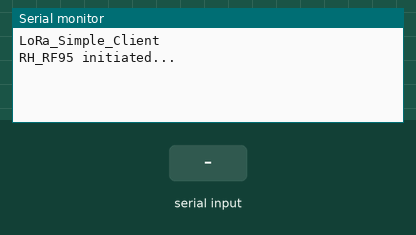
The sketch below on a simulated Arduino Uno, built with avr-gcc and run on an emulated ATmega328P. On the bench: the last lines printed to the serial monitor. The test bench sets the inputs (shaded band). No radio packets arrive unless stated.

Above: at 1.2 s.
1.3 s: "1" received over Serial
At 1.8 s:
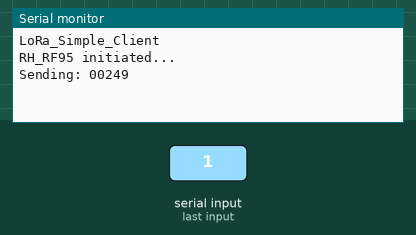
2.8 s: "0" received over Serial
At 4.1 s:
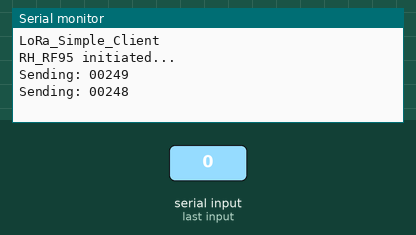
4.3 s: "2" received over Serial
At 6.1 s:
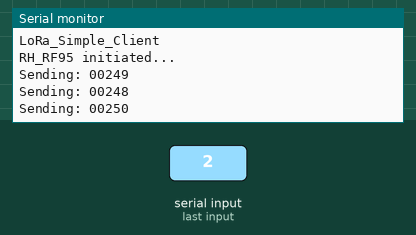

Measured:
- after the input at 1.3 s, the serial monitor: prints a new line at once (image 1)
- after the input at 2.8 s, the serial monitor: prints a new line after 0.50 s (image 2)
- after the input at 4.3 s, the serial monitor: prints a new line after 1.0 s (image 3)

The sketch:

lora_client.ino
```cpp
#include <RH_RF95.h>
#include <SPI.h>
#include <String.h>

RH_RF95 rf95;
float frequency = 920.0;  // Change the frequency here.

void setup() {
  Serial.begin(9600);
  // Wait for serial port to be available
  while (!Serial)
    ;
  Serial.println("LoRa_Simple_Client");

  if (!rf95.init()) Serial.println("init failed");
  Serial.println("RH_RF95 initiated...\n\n");

  // Setup ISM frequency
  rf95.setFrequency(frequency);
  // Setup Power,dBm
  rf95.setTxPower(13);
  rf95.setSpreadingFactor(7);  // default:7
}

void loop() {

  if(Serial.available() > 0) {
    uint8_t data[RH_RF95_MAX_MESSAGE_LEN]; // RH_RF95_MAX_MESSAGE_LEN: 251
    // node id
    data[0] = 0;
    data[1] = 0;
    data[2] = 2;

    // motion number

    uint8_t motionNumber = Serial.read();
//     byte motionNumber = Serial.read();
//     motionNumber = motionNumber - 0x30;  // (0x30 =  0)
    data[3] = motionNumber;

    rf95.send(data, sizeof(data));

    Serial.print("Sending: ");
    for(int i = 0; i < 4; i++) {
      Serial.print(data[i]);
    }
    Serial.println("");

    delay(2000);
  }

  // recieve result packet
//  if(rf95.available()){
//    uint8_t buf[RH_RF95_MAX_MESSAGE_LEN];
//    uint8_t len = sizeof(buf);
//    if (rf95.recv(buf, &len)){
//      Serial.println(buf[3]);
//    }
//  }
}
```
